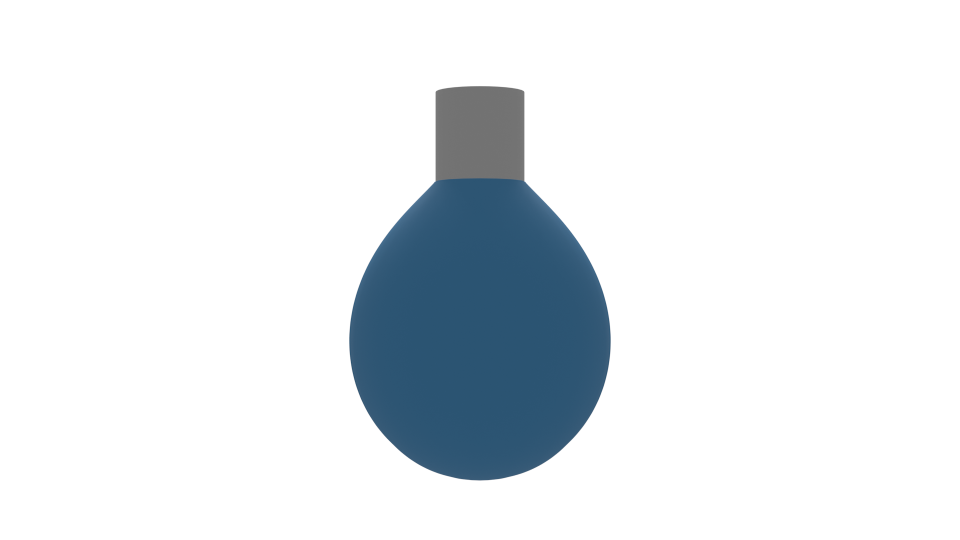
#> input picture Blender_Automation/Test_Images/drop_s100_v15_r0.5_str1_pos0.png, 1920 x 1080 px (shown at 1/2 size); its folder holds only this picture in this run
$ jupyter execute --allow-errors Edge_detec.ipynb
#> lines starting #> are read from the running program, lines starting #| are printed output that depends on the picture; after the words box and inside, x2 and y2 are one past the last pixel; in counts of white or black regions, pixels touching at a corner belong together
[cell 1]
## Canny edge detection
import cv2
import matplotlib.pyplot as plt
import numpy as np
import glob
import argparse
from PIL import Image

[cell 2]
# Generate edged detected figures, from blender renders (whitout mas)
# get the path/directory
folder_dir = 'Test_Images'

# iterate over files in
# that directory
for images in glob.iglob(f'{folder_dir}/*'):

    # check if the image ends with png
    if (images.endswith(".png")):
        img = cv2.imread(images)
#> img is the input picture: shape (1080, 1920, 3); mean B, G, R 236.4, 232.8, 228.1
        edges = cv2.Canny(img, 100, 200, 3, L2gradient=True)
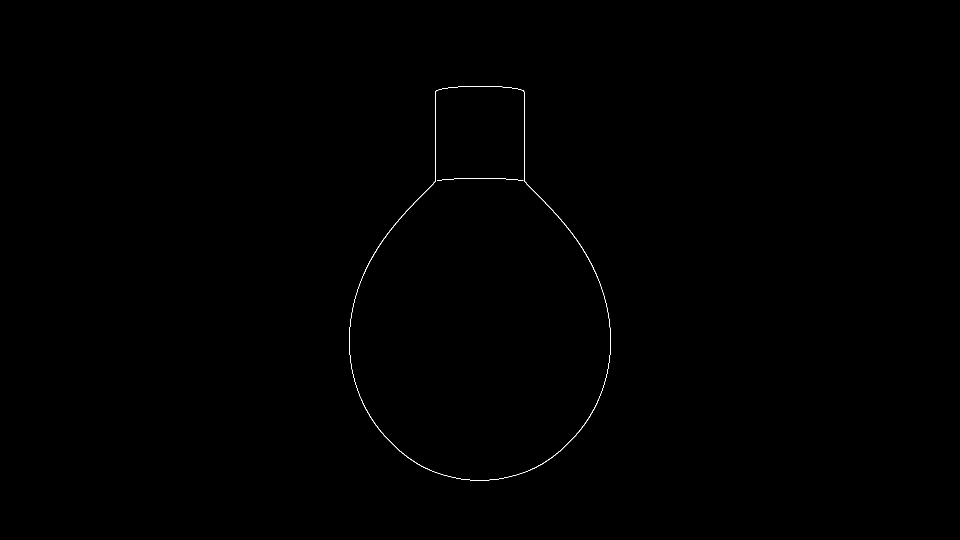
#> edges: shape (1080, 1920) (shown at 1/2 size); 0.13% white in thin lines or dots, all inside (x1, y1, x2, y2) = (698, 172, 1222, 961)
        plt.imsave(images + '_edged' + '.png' , edges, cmap='gray', format='png')

[cell 3]
## Testing CELL realistic figure
image = cv2.imread('0_Drop-of-vaccine-on-needle-of-syringe.jpg')
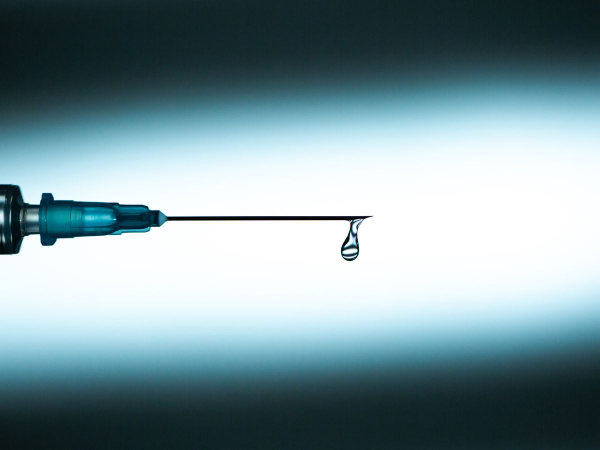
#> input picture Blender_Automation/0_Drop-of-vaccine-on-needle-of-syringe.jpg, 1200 x 900 px (shown at 1/2 size)
#> image is the input picture: shape (900, 1200, 3); mean B, G, R 157.1, 150.4, 125.3
gray = cv2.cvtColor(image, cv2.COLOR_BGR2GRAY)
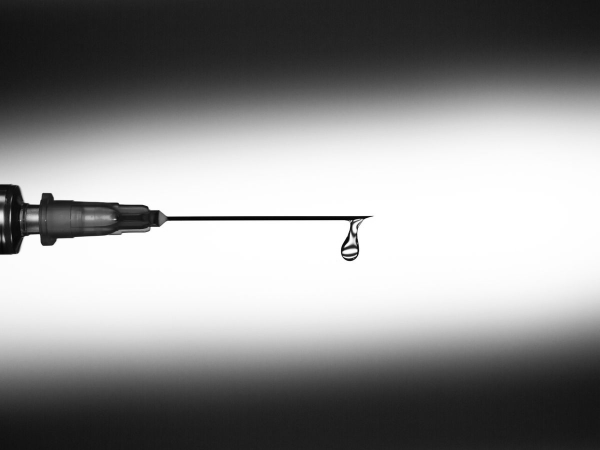
#> gray: shape (900, 1200) (shown at 1/2 size); min 1, max 255, mean 143.7
blurred = cv2.GaussianBlur(gray, (3, 3), 0)

edges = cv2.Canny(blurred, 400, 700, 3, L2gradient=True)
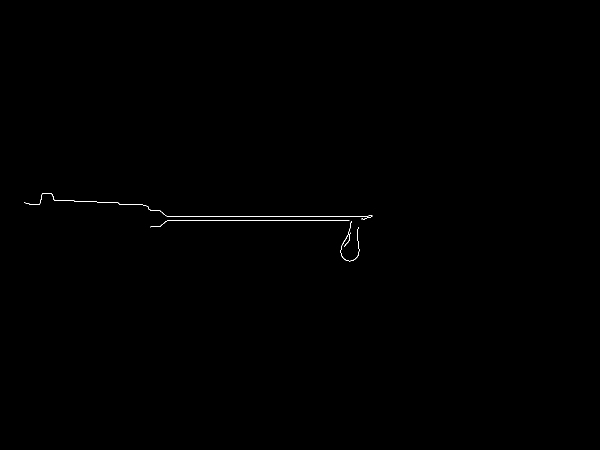
#> edges: shape (900, 1200) (shown at 1/2 size); 0.13% white in thin lines or dots, all inside (x1, y1, x2, y2) = (48, 386, 745, 523)

plt.figure()
plt.title('Test, realistic')
plt.imsave('Realistic_test.png', edges, cmap='gray', format='png')
plt.imshow(edges, cmap='gray')
plt.show()

[cell 4]
## Testing CELL rendered figure
image = cv2.imread('Test_Images\drop_s100_v15_r0.5_str5_pos2.png')
#> (the rest of this cell did not finish here and is left out)

[cell 5]
# Test masking settings
# Select blue from figure
high_gray = np.array([128, 255, 255])
low_gray = np.array([90, 50, 70])

#> (the rest of this cell did not finish here and is left out)

[cell 6]
# Edge detect whole data set
# Generate edged detected figures, from blender renders
# get the path/directory
folder_dir = 'Test_Images'
high_gray = np.array([128, 255, 255])
low_gray = np.array([90, 50, 70])

# iterate over files in
# that directory

for images in glob.iglob(f'{folder_dir}/*'):

    # check if the image ends with png
    if (images.endswith(".png")):
        img = cv2.imread(images)
        # convert BGR to HSV
        imgHSV = cv2.cvtColor(img, cv2.COLOR_BGR2HSV)
#> imgHSV: shape (1080, 1920, 3); mean H, S, V 12.3, 18.2, 236.4
        # create the Mask
        mask = cv2.inRange(imgHSV, low_gray, high_gray)
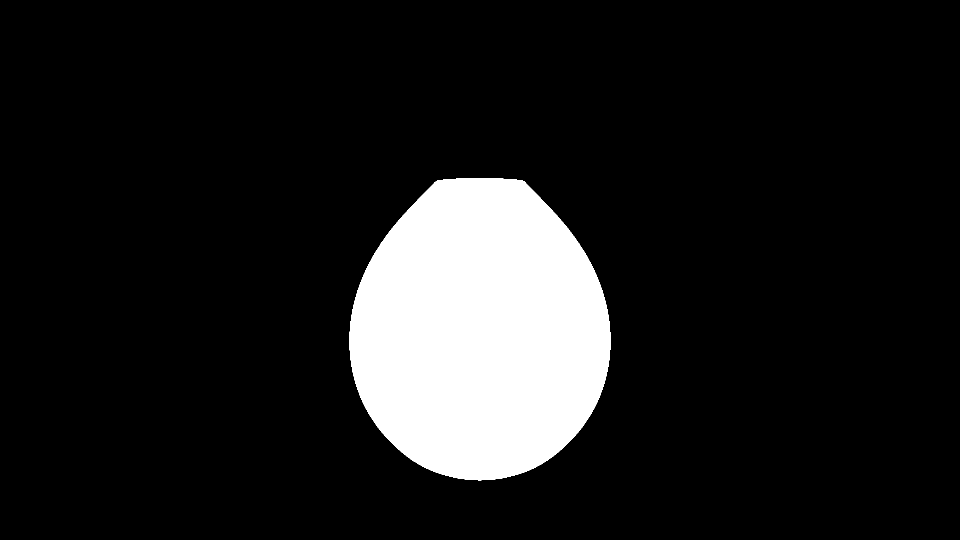
#> mask: shape (1080, 1920) (shown at 1/2 size); 11.8% white; 1 white region, box (x1, y1, x2, y2) and area: (699, 356, 1221, 961) 245335

        edges = cv2.Canny(mask, 100, 200, 3, L2gradient=True)
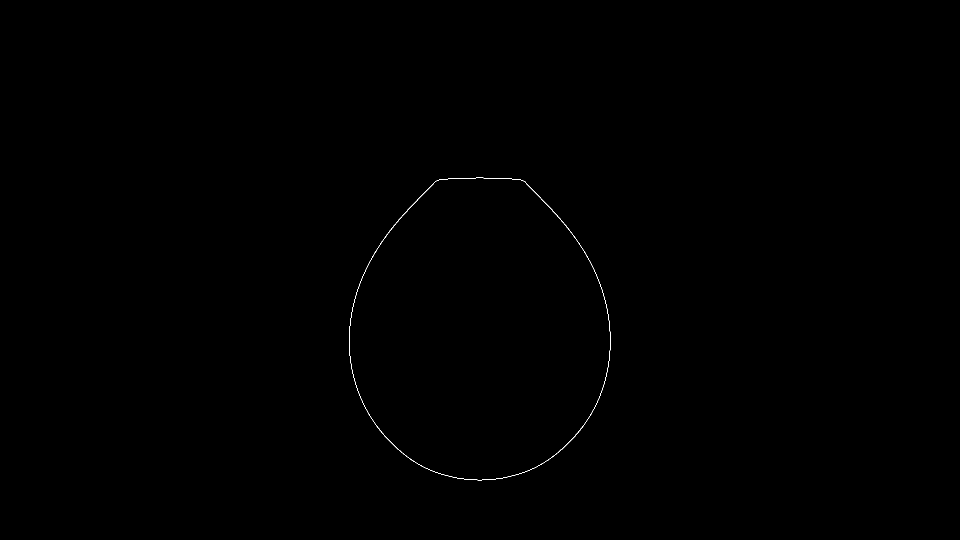
#> edges: shape (1080, 1920) (shown at 1/2 size); 0.09% white in thin lines or dots, all inside (x1, y1, x2, y2) = (698, 355, 1221, 961)
        plt.imsave(images + '_edged' + '.png' , edges, cmap='gray', format='png')
